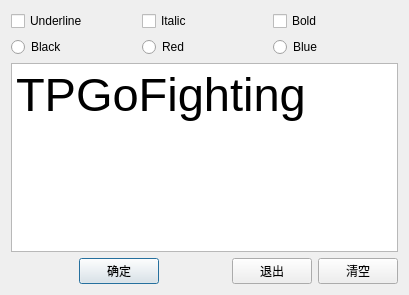
<?xml version="1.0" encoding="UTF-8"?>
<ui version="4.0">
 <class>Dialog</class>
 <widget class="QDialog" name="Dialog">
  <property name="geometry">
   <rect>
    <x>0</x>
    <y>0</y>
    <width>409</width>
    <height>295</height>
   </rect>
  </property>
  <property name="windowTitle">
   <string>Dialog</string>
  </property>
  <layout class="QVBoxLayout" name="verticalLayout">
   <item>
    <layout class="QHBoxLayout" name="groupBox_Font">
     <item>
      <widget class="QCheckBox" name="chkBoxUnder">
       <property name="text">
        <string>Underline</string>
       </property>
      </widget>
     </item>
     <item>
      <widget class="QCheckBox" name="chkBoxItalic">
       <property name="text">
        <string>Italic</string>
       </property>
      </widget>
     </item>
     <item>
      <widget class="QCheckBox" name="chkBoxBold">
       <property name="text">
        <string>Bold</string>
       </property>
      </widget>
     </item>
    </layout>
   </item>
   <item>
    <layout class="QHBoxLayout" name="groupBox_Color">
     <item>
      <widget class="QRadioButton" name="radioBlack">
       <property name="text">
        <string>Black</string>
       </property>
      </widget>
     </item>
     <item>
      <widget class="QRadioButton" name="radioRed">
       <property name="text">
        <string>Red</string>
       </property>
      </widget>
     </item>
     <item>
      <widget class="QRadioButton" name="radioBlue">
       <property name="text">
        <string>Blue</string>
       </property>
      </widget>
     </item>
    </layout>
   </item>
   <item>
    <widget class="QPlainTextEdit" name="plainTextEdit">
     <property name="font">
      <font>
       <family>Microsoft JhengHei UI</family>
       <pointsize>35</pointsize>
      </font>
     </property>
     <property name="plainText">
      <string>TPGoFighting
</string>
     </property>
    </widget>
   </item>
   <item>
    <layout class="QHBoxLayout" name="horizontalLayout_3">
     <item>
      <spacer name="horizontalSpacer">
       <property name="orientation">
        <enum>Qt::Orientation::Horizontal</enum>
       </property>
       <property name="sizeHint" stdset="0">
        <size>
         <width>40</width>
         <height>20</height>
        </size>
       </property>
      </spacer>
     </item>
     <item>
      <widget class="QPushButton" name="btnOK">
       <property name="text">
        <string>确定</string>
       </property>
       <property name="icon">
        <iconset>
         <selectedon>:/icons/images/322.bmp</selectedon>
        </iconset>
       </property>
      </widget>
     </item>
     <item>
      <spacer name="horizontalSpacer_2">
       <property name="orientation">
        <enum>Qt::Orientation::Horizontal</enum>
       </property>
       <property name="sizeHint" stdset="0">
        <size>
         <width>40</width>
         <height>20</height>
        </size>
       </property>
      </spacer>
     </item>
     <item>
      <widget class="QPushButton" name="btnExit">
       <property name="text">
        <string>退出</string>
       </property>
       <property name="icon">
        <iconset>
         <selectedon>:/icons/images/132.bmp</selectedon>
        </iconset>
       </property>
      </widget>
     </item>
     <item>
      <widget class="QPushButton" name="btnClear">
       <property name="text">
        <string>清空</string>
       </property>
       <property name="icon">
        <iconset>
         <selectedon>:/icons/images/212.bmp</selectedon>
        </iconset>
       </property>
      </widget>
     </item>
    </layout>
   </item>
  </layout>
 </widget>
 <tabstops>
  <tabstop>chkBoxUnder</tabstop>
  <tabstop>chkBoxItalic</tabstop>
  <tabstop>chkBoxBold</tabstop>
  <tabstop>radioBlack</tabstop>
  <tabstop>radioRed</tabstop>
  <tabstop>radioBlue</tabstop>
  <tabstop>btnOK</tabstop>
  <tabstop>btnExit</tabstop>
  <tabstop>btnClear</tabstop>
  <tabstop>plainTextEdit</tabstop>
 </tabstops>
 <resources/>
 <connections>
  <connection>
   <sender>btnOK</sender>
   <signal>clicked()</signal>
   <receiver>Dialog</receiver>
   <slot>accept()</slot>
   <hints>
    <hint type="sourcelabel">
     <x>72</x>
     <y>272</y>
    </hint>
    <hint type="destinationlabel">
     <x>204</x>
     <y>147</y>
    </hint>
   </hints>
  </connection>
  <connection>
   <sender>btnExit</sender>
   <signal>clicked()</signal>
   <receiver>Dialog</receiver>
   <slot>close()</slot>
   <hints>
    <hint type="sourcelabel">
     <x>204</x>
     <y>272</y>
    </hint>
    <hint type="destinationlabel">
     <x>204</x>
     <y>147</y>
    </hint>
   </hints>
  </connection>
  <connection>
   <sender>btnClear</sender>
   <signal>clicked()</signal>
   <receiver>plainTextEdit</receiver>
   <slot>clear()</slot>
   <hints>
    <hint type="sourcelabel">
     <x>335</x>
     <y>272</y>
    </hint>
    <hint type="destinationlabel">
     <x>204</x>
     <y>160</y>
    </hint>
   </hints>
  </connection>
 </connections>
</ui>
